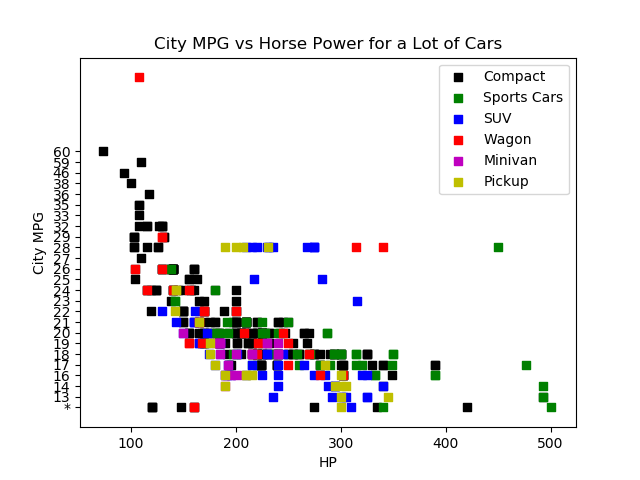

The script that drew this image:
#Dillon Carns
#1/28/2018
import matplotlib.pyplot as plt
import pandas as pand

import sys

fields = ['Small/Sporty/ Compact/Large Sedan','Sports Car','SUV','Wagon', 'Minivan',
'Pickup','HP', 'City MPG', 'Weight']
df = pand.read_csv(sys.argv[1], skipinitialspace=True, usecols=fields)


plt.title("City MPG vs Horse Power for a Lot of Cars")
plt.xlabel("HP")
plt.ylabel("City MPG")
plt.scatter(df.loc[df['Small/Sporty/ Compact/Large Sedan'] == 1, 'HP'],
 df.loc[df['Small/Sporty/ Compact/Large Sedan'] == 1, 'City MPG'], c='k', marker='s')
plt.scatter(df.loc[df['Sports Car'] == 1, 'HP'],
 df.loc[df['Sports Car'] == 1, 'City MPG'], c='g', marker='s')
plt.scatter(df.loc[df['SUV'] == 1, 'HP'],
 df.loc[df['SUV'] == 1, 'City MPG'], c='b', marker = 's')
plt.scatter(df.loc[df['Wagon'] == 1, 'HP'],
 df.loc[df['Wagon'] == 1, 'City MPG'], c='r', marker = 's')
plt.scatter(df.loc[df['Minivan'] == 1, 'HP'],
 df.loc[df['Minivan'] == 1, 'City MPG'], c='m', marker = 's')
plt.scatter(df.loc[df['Pickup'] == 1, 'HP'],
 df.loc[df['Pickup'] == 1, 'City MPG'], c='y', marker = 's')
plt.legend(['Compact', 'Sports Cars', 'SUV', 'Wagon', 'Minivan', 'Pickup'])
plt.savefig(sys.argv[2], Transparent=True)
